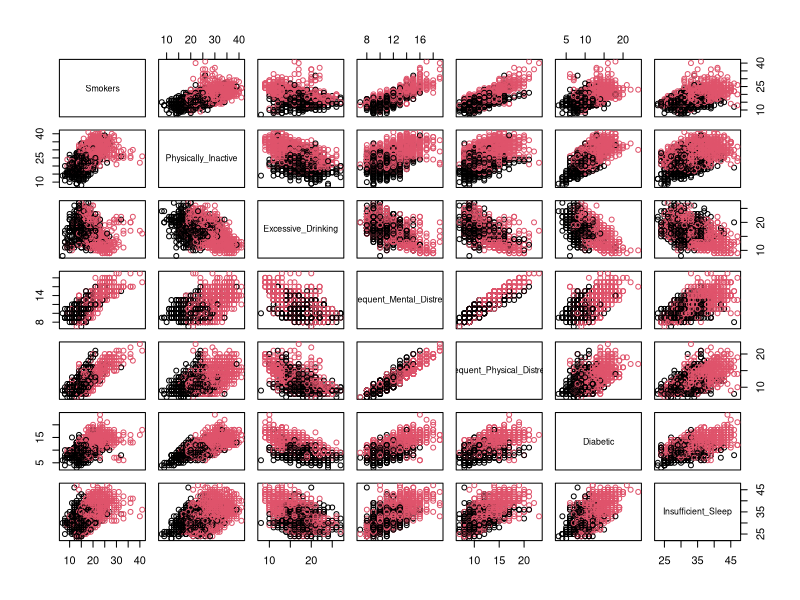
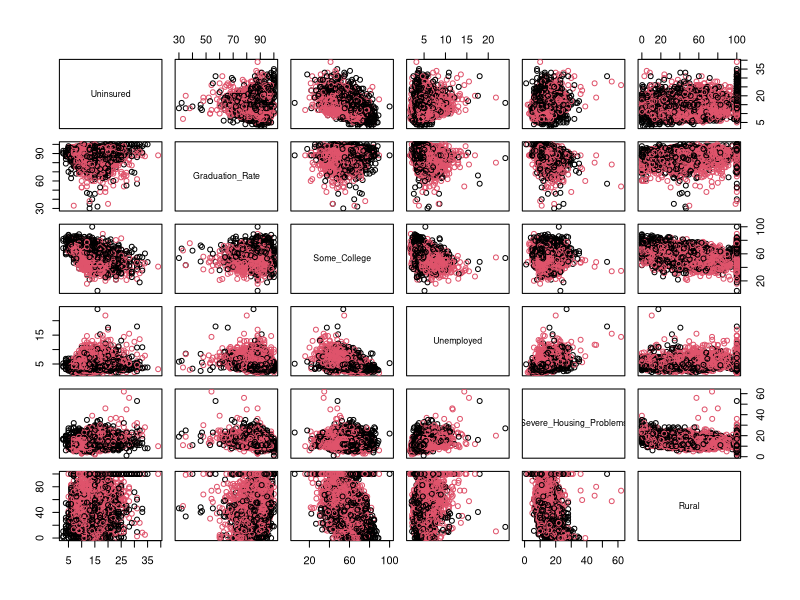
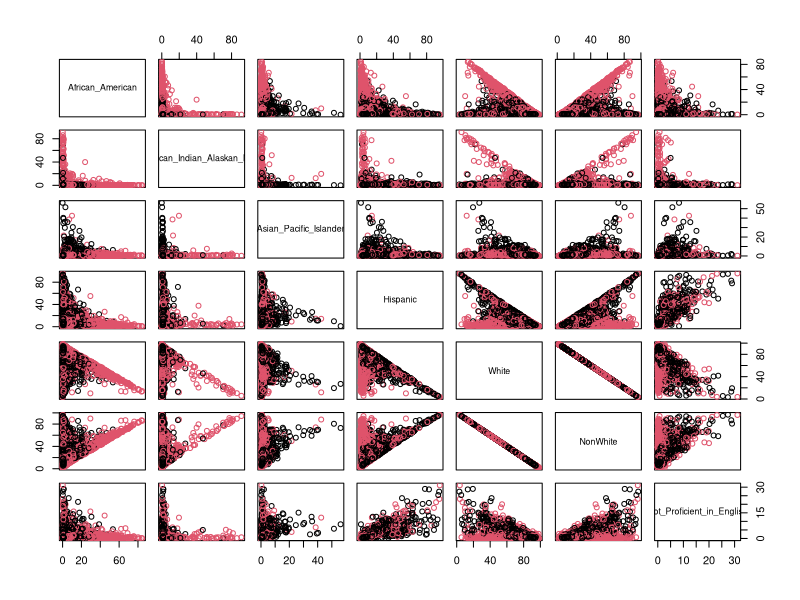
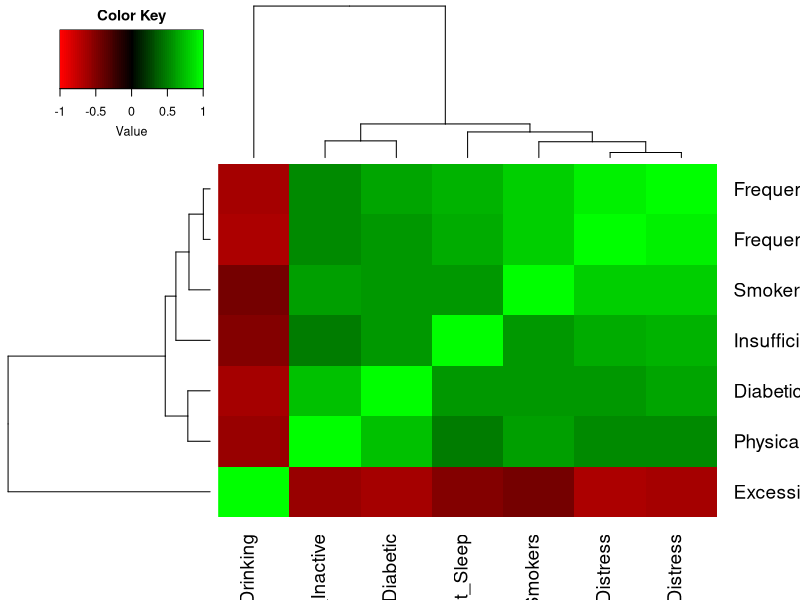
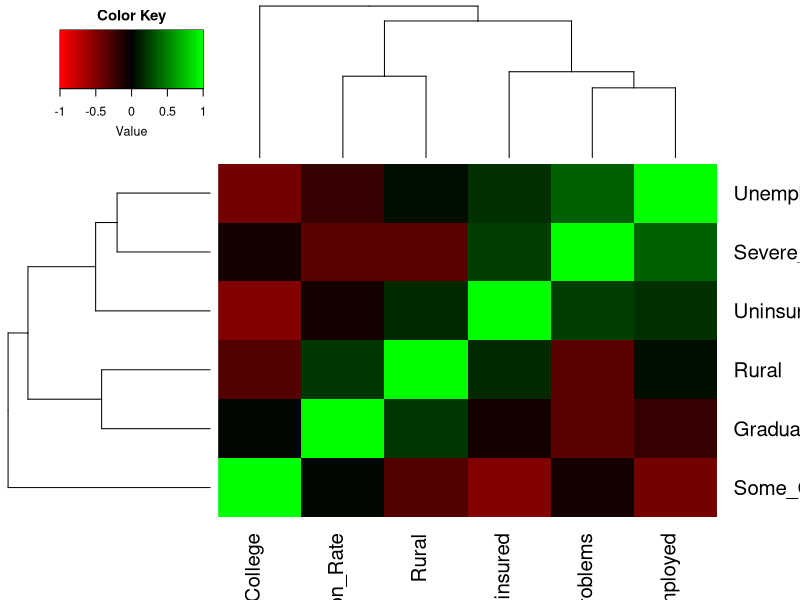
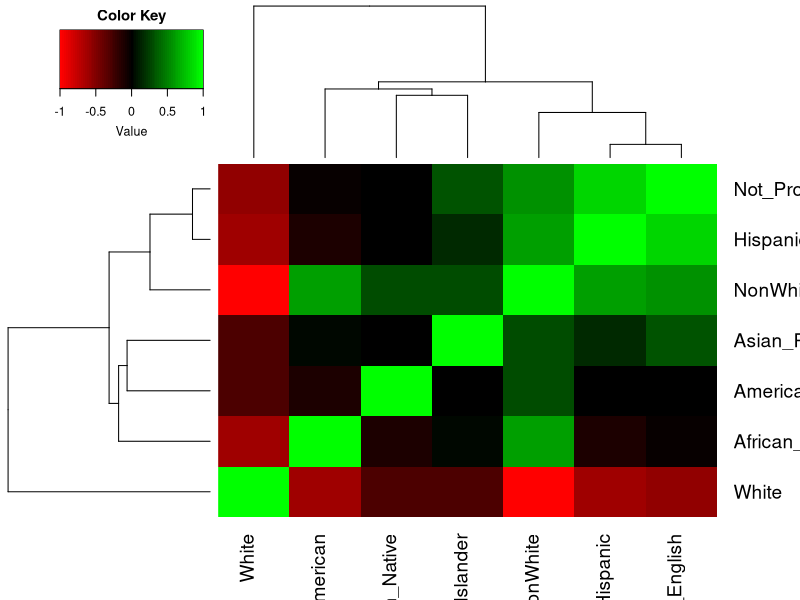
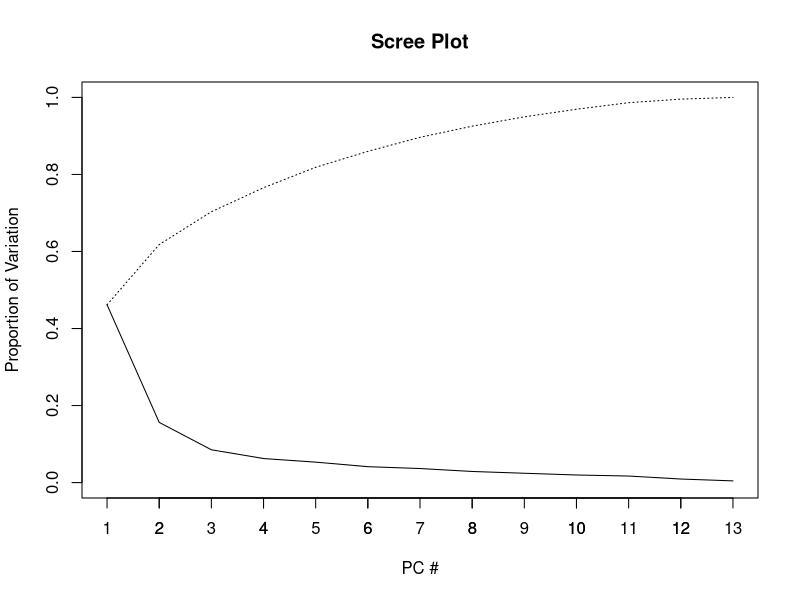
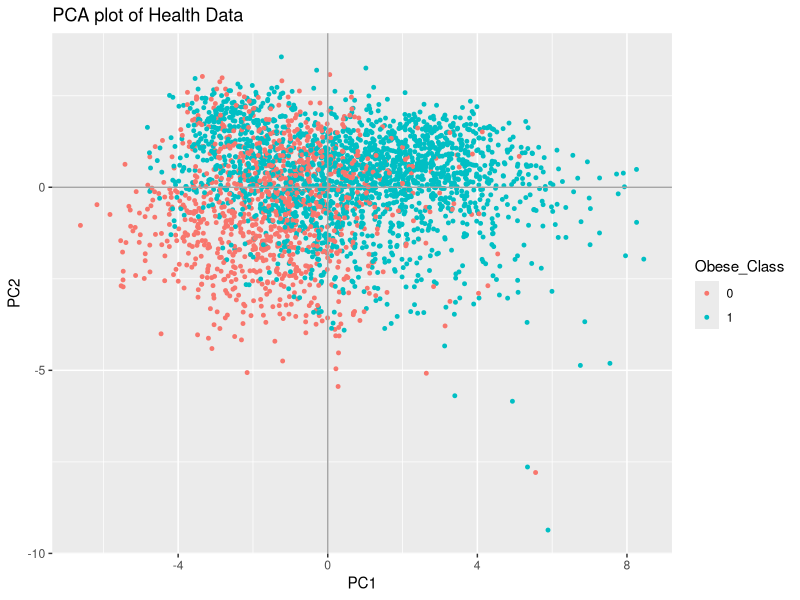

Here is the R script that generated these plots, in order:
## ---- chunk 1
knitr::opts_chunk$set(echo = TRUE)

library(Hmisc)
library(gplots)
library(ggplot2)
library(ROCR)
library(MASS)
## ---- chunk 2
# import health data
data = read.csv("./Data/CHR_Data.csv")

# show data summary to identify variables with missing data
summary(data)

# impute variables with their medians, prefer medians in the event there is any skew
data$Premature_Death_Rate <- with(data,impute(Premature_Death_Rate,median))
data$Unemployed <- with(data,impute(Unemployed,median))
data$Uninsured <- with(data,impute(Uninsured,median))
data$Graduation_Rate <- with(data,impute(Graduation_Rate))

# rescale Premature_Death_Rate so min value = 2.947 vs 2947, just a preference so it's not scaled so diff from predictors
data$Premature_Death_Rate <- data$Premature_Death_Rate/1000

# create Obese Binary Classification
data$Obese_Class <- 1
data[data$Obese < 30, "Obese_Class"] <- 0
data$Obese_Class <- as.factor(as.character(data$Obese_Class))

# add non-white variable
data$NonWhite <- 100-data$White 

# -- create new data set with obese_class first --
data2 <- data[,c(25,5,7:23,26,24)]

# scatter matrices, with Obese at the top
pairs(data2[,c(2:8)],col=data$Obese_Class)   # personal physical conditions
pairs(data2[,c(9:14)],col=data$Obese_Class)  # education, living
pairs(data2[,c(15:21)],col=data$Obese_Class) # race, language

# predictor heatmap correlations
cor1 <- cor(data2[,2:8])
cor2 <- cor(data2[,9:14])
cor3 <- cor(data2[,15:21])

heatmap.2(cor1,col=redgreen(75), 
          density.info="none", trace="none", dendrogram=c("both"), 
          symm=F,symkey=T,symbreaks=T, scale="none",key=T)
heatmap.2(cor2,col=redgreen(75), 
          density.info="none", trace="none", dendrogram=c("both"), 
          symm=F,symkey=T,symbreaks=T, scale="none",key=T)
heatmap.2(cor3,col=redgreen(75), 
          density.info="none", trace="none", dendrogram=c("both"), 
          symm=F,symkey=T,symbreaks=T, scale="none",key=T)
## ---- chunk 3
cov(data2[2:14]) # remove race
sum(diag(cov(data2[2:14]))) # total variance
## ---- chunk 4

# removing race variables
data2_norace <- data2[,1:14]

# PCA
dat.x <- data2_norace[,2:14]
dat.y <- data2_norace[,1]
pc.result<-prcomp(dat.x,scale.=TRUE)
pc.scores<-pc.result$x
pc.scores<-data.frame(pc.scores)
pc.scores$Obese_Class<-dat.y

#Loadings for interpretation
pc.result$rotation
## ---- chunk 5
#Scree plot
pc.eigen<-(pc.result$sdev)^2
pc.prop<-pc.eigen/sum(pc.eigen)
pc.cumprop<-cumsum(pc.prop)
plot(1:13,pc.prop,type="l",main="Scree Plot",ylim=c(0,1),xlab="PC #",ylab="Proportion of Variation")
axis(1, seq(1,13,1))
lines(1:13,pc.cumprop,lty=3)
## ---- chunk 6

#Use ggplot2 to plot pc's
ggplot(data = pc.scores, aes(x = PC1, y = PC2)) +
    geom_point(aes(col=Obese_Class), size=1)+
  geom_hline(yintercept = 0, colour = "gray65") +
    geom_vline(xintercept = 0, colour = "gray65") +
    ggtitle("PCA plot of Health Data")

ggplot(data = pc.scores, aes(x = PC1, y = PC3)) +
  geom_point(aes(col=Obese_Class), size=1)+
  geom_hline(yintercept = 0, colour = "gray65") +
  geom_vline(xintercept = 0, colour = "gray65") +
  ggtitle("PCA plot of Health Data")

ggplot(data = pc.scores, aes(x = PC1, y = PC4)) +
    geom_point(aes(col=Obese_Class), size=1)+
  geom_hline(yintercept = 0, colour = "gray65") +
    geom_vline(xintercept = 0, colour = "gray65") +
    ggtitle("PCA plot of Health Data")

ggplot(data = pc.scores, aes(x = PC1, y = PC5)) +
    geom_point(aes(col=Obese_Class), size=1)+
  geom_hline(yintercept = 0, colour = "gray65") +
    geom_vline(xintercept = 0, colour = "gray65") +
    ggtitle("PCA plot of Health Data")

ggplot(data = pc.scores, aes(x = PC1, y = PC6)) +
    geom_point(aes(col=Obese_Class), size=1)+
  geom_hline(yintercept = 0, colour = "gray65") +
    geom_vline(xintercept = 0, colour = "gray65") +
    ggtitle("PCA plot of Health Data")

ggplot(data = pc.scores, aes(x = PC1, y = PC7)) +
    geom_point(aes(col=Obese_Class), size=1)+
  geom_hline(yintercept = 0, colour = "gray65") +
    geom_vline(xintercept = 0, colour = "gray65") +
    ggtitle("PCA plot of Health Data")

ggplot(data = pc.scores, aes(x = PC1, y = PC8)) +
  geom_point(aes(col=Obese_Class), size=1)+
  geom_hline(yintercept = 0, colour = "gray65") +
  geom_vline(xintercept = 0, colour = "gray65") +
  ggtitle("PCA plot of Health Data")

ggplot(data = pc.scores, aes(x = PC1, y = PC9)) +
    geom_point(aes(col=Obese_Class), size=1)+
  geom_hline(yintercept = 0, colour = "gray65") +
    geom_vline(xintercept = 0, colour = "gray65") +
    ggtitle("PCA plot of Health Data")

ggplot(data = pc.scores, aes(x = PC1, y = PC10)) +
    geom_point(aes(col=Obese_Class), size=1)+
  geom_hline(yintercept = 0, colour = "gray65") +
    geom_vline(xintercept = 0, colour = "gray65") +
    ggtitle("PCA plot of Health Data")

ggplot(data = pc.scores, aes(x = PC1, y = PC11)) +
    geom_point(aes(col=Obese_Class), size=1)+
  geom_hline(yintercept = 0, colour = "gray65") +
    geom_vline(xintercept = 0, colour = "gray65") +
    ggtitle("PCA plot of Health Data")

ggplot(data = pc.scores, aes(x = PC1, y = PC12)) +
    geom_point(aes(col=Obese_Class), size=1)+
  geom_hline(yintercept = 0, colour = "gray65") +
    geom_vline(xintercept = 0, colour = "gray65") +
    ggtitle("PCA plot of Health Data")

ggplot(data = pc.scores, aes(x = PC1, y = PC13)) +
    geom_point(aes(col=Obese_Class), size=1)+
  geom_hline(yintercept = 0, colour = "gray65") +
    geom_vline(xintercept = 0, colour = "gray65") +
    ggtitle("PCA plot of Health Data")
## ---- chunk 7
samplesize=nrow(data2_norace)
train_percent = .75
train_indices = sample(seq(1,samplesize,length = samplesize),train_percent*samplesize) # get random indices
train = data2_norace[train_indices,] # random training data 
test = data2_norace[-train_indices,] # random test data 

lda_1 <- lda(Obese_Class~.,data = train)
qda_1 <- lda(Obese_Class~.,data = train)

#confusion matrix
prd<-predict(lda_1, newdata = test)$class
table(prd,test$Obese_Class)

# Overall misclassification Error rate
(101+39)/(39+466)

#ROC
ldaprd<-predict(lda_1, newdata = train)$posterior
#correcting for the way lda creates predicted probabilities
ldaprd<-ldaprd[,2]

pred <- prediction(ldaprd, train$Obese_Class)
roc.perf = performance(pred, measure = "tpr", x.measure = "fpr")
auc.train <- performance(pred, measure = "auc")
auc.train <- auc.train@y.values

#Plot ROC
plot(roc.perf,main="LDA")
abline(a=0, b= 1) #Ref line indicating poor performance
text(x = .25, y = .75,paste("AUC = ", round(auc.train[[1]],3), sep = ""))
